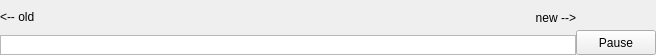
<?xml version="1.0" encoding="UTF-8"?>
<ui version="4.0">
 <class>TimelinePane</class>
 <widget class="QWidget" name="TimelinePane">
  <property name="geometry">
   <rect>
    <x>0</x>
    <y>0</y>
    <width>656</width>
    <height>55</height>
   </rect>
  </property>
  <property name="sizePolicy">
   <sizepolicy hsizetype="Preferred" vsizetype="Preferred">
    <horstretch>1</horstretch>
    <verstretch>1</verstretch>
   </sizepolicy>
  </property>
  <property name="minimumSize">
   <size>
    <width>150</width>
    <height>35</height>
   </size>
  </property>
  <property name="maximumSize">
   <size>
    <width>16777215</width>
    <height>55</height>
   </size>
  </property>
  <property name="windowTitle">
   <string>Robot Monitor Timeline</string>
  </property>
  <layout class="QHBoxLayout" name="horizontalLayout_2">
   <property name="spacing">
    <number>0</number>
   </property>
   <property name="margin">
    <number>0</number>
   </property>
   <item>
    <layout class="QVBoxLayout" name="verticalLayout">
     <property name="spacing">
      <number>0</number>
     </property>
     <item>
      <layout class="QHBoxLayout" name="horizontalLayout">
       <item>
        <widget class="QLabel" name="label">
         <property name="font">
          <font>
           <pointsize>9</pointsize>
          </font>
         </property>
         <property name="text">
          <string>&lt;-- old</string>
         </property>
         <property name="textFormat">
          <enum>Qt::AutoText</enum>
         </property>
        </widget>
       </item>
       <item>
        <widget class="QLabel" name="_msg_label">
         <property name="text">
          <string/>
         </property>
         <property name="alignment">
          <set>Qt::AlignCenter</set>
         </property>
        </widget>
       </item>
       <item>
        <widget class="QLabel" name="label_2">
         <property name="font">
          <font>
           <pointsize>9</pointsize>
           <italic>false</italic>
          </font>
         </property>
         <property name="text">
          <string>new --&gt;</string>
         </property>
         <property name="alignment">
          <set>Qt::AlignRight|Qt::AlignTrailing|Qt::AlignVCenter</set>
         </property>
        </widget>
       </item>
      </layout>
     </item>
     <item>
      <widget class="TimelineView" name="_timeline_view">
       <property name="maximumSize">
        <size>
         <width>16777215</width>
         <height>20</height>
        </size>
       </property>
       <property name="verticalScrollBarPolicy">
        <enum>Qt::ScrollBarAlwaysOff</enum>
       </property>
       <property name="horizontalScrollBarPolicy">
        <enum>Qt::ScrollBarAlwaysOff</enum>
       </property>
      </widget>
     </item>
    </layout>
   </item>
   <item>
    <layout class="QVBoxLayout" name="verticalLayout_2">
     <item>
      <spacer name="verticalSpacer">
       <property name="orientation">
        <enum>Qt::Vertical</enum>
       </property>
       <property name="sizeHint" stdset="0">
        <size>
         <width>20</width>
         <height>40</height>
        </size>
       </property>
      </spacer>
     </item>
     <item>
      <widget class="QPushButton" name="_pause_button">
       <property name="minimumSize">
        <size>
         <width>50</width>
         <height>25</height>
        </size>
       </property>
       <property name="maximumSize">
        <size>
         <width>80</width>
         <height>50</height>
        </size>
       </property>
       <property name="text">
        <string>Pause</string>
       </property>
       <property name="checkable">
        <bool>true</bool>
       </property>
      </widget>
     </item>
    </layout>
   </item>
  </layout>
 </widget>
 <customwidgets>
  <customwidget>
   <class>TimelineView</class>
   <extends>QGraphicsView</extends>
   <header>rqt_robot_monitor.timeline_view</header>
  </customwidget>
 </customwidgets>
 <resources/>
 <connections/>
</ui>
